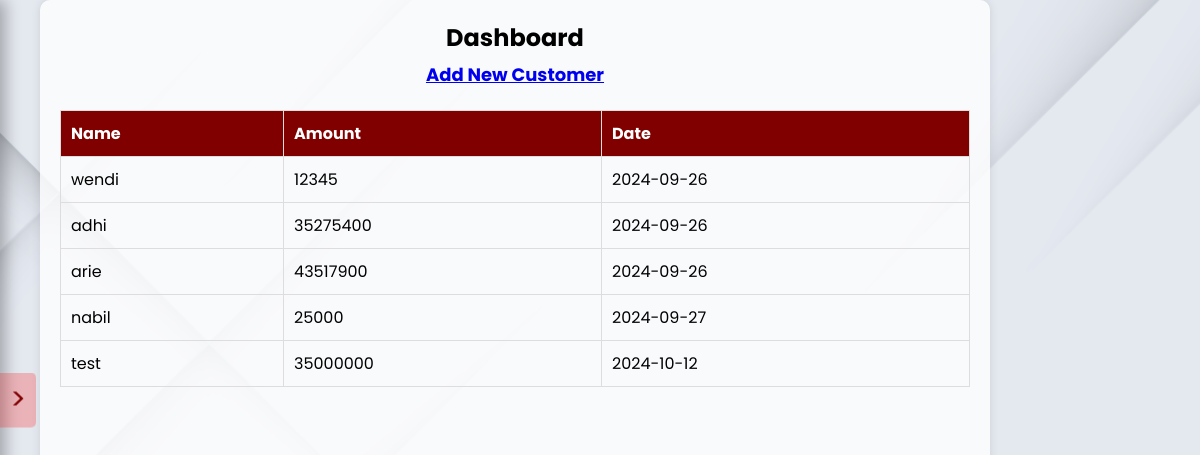
The page /SO.php on the database its author committed.
### tables this page shows
CREATE TABLE `loans` (
  `id` int(12) NOT NULL,
  `nama_cust` varchar(50) NOT NULL,
  `pinjaman` float NOT NULL,
  `tanggal` date NOT NULL
);

### SO.php (the view, shortened to what this page needs)
<!DOCTYPE html>
<html lang="en">
<head>
    <link rel="stylesheet" href="css/style.css">
</head>
<body>
    <span class="navbar-toggle" onclick="toggleNav()">&#62;</span>
    <div class="wrapper">
        <h2>Dashboard</h2>
        <h2>
            <a href="add_loan.php">Add New Customer</a>
        </h2>
        <div class="table-responsive">
            <table>
                <tr>
                    <th>Name</th>
                    <th>Amount</th>
                    <th>Date</th>
                </tr>
                <?php
                $conn = new mysqli('localhost', 'root', '', 'sibank');
                $result = $conn->query("SELECT * FROM loans");
                while ($row = $result->fetch_assoc()) {
                    echo "<tr><td>{$row['nama_cust']}</td><td>{$row['pinjaman']}</td><td>{$row['tanggal']}</td></tr>";
                }
                ?>
            </table>
        </div>
    </div>
</body>
</html>

### css/style.css (style rules this page uses)
* { margin: 0; padding: 0; box-sizing: border-box; font-family: "Poppins", sans-serif; }
body { min-height: 100vh; display: flex; background: url("../assets/login_bg.png") no-repeat center center; background-size: cover; }
.navbar-toggle { font-size: 30px; cursor: pointer; position: fixed; top: 50%; left: 0; transform: translateY(-50%); color: maroon; z-index: 1100; background: rgba(255, 0, 0, 0.226); backdrop-filter: blur(1px); padding: 5px 10px; border-radius: 0 5px 5px 0; transition: 0.5s ease; }
.wrapper { width: calc(100% - 250px); margin-left: 40px; transition: margin-left 0.5s ease; padding: 20px; background: rgba(255, 255, 255, 0.8); box-shadow: 0 0 10px rgba(0, 0, 0, 0.1); border-radius: 10px; }
.wrapper h2 { text-align: center; }
.wrapper a { font-size: large; }
table { border-collapse: collapse; width: 100%; margin-top: 20px; color: black; }
th, td { padding: 10px; text-align: left; border: 1px solid #ddd; }
th { background-color: maroon; color: white; }

### rows shown on the page
loans: nama_cust "wendi", pinjaman "12345", tanggal "2024-09-26"
loans: nama_cust "adhi", pinjaman "35275400", tanggal "2024-09-26"
loans: nama_cust "arie", pinjaman "43517900", tanggal "2024-09-26"
loans: nama_cust "nabil", pinjaman "25000", tanggal "2024-09-27"
loans: nama_cust "test", pinjaman "35000000", tanggal "2024-10-12"
